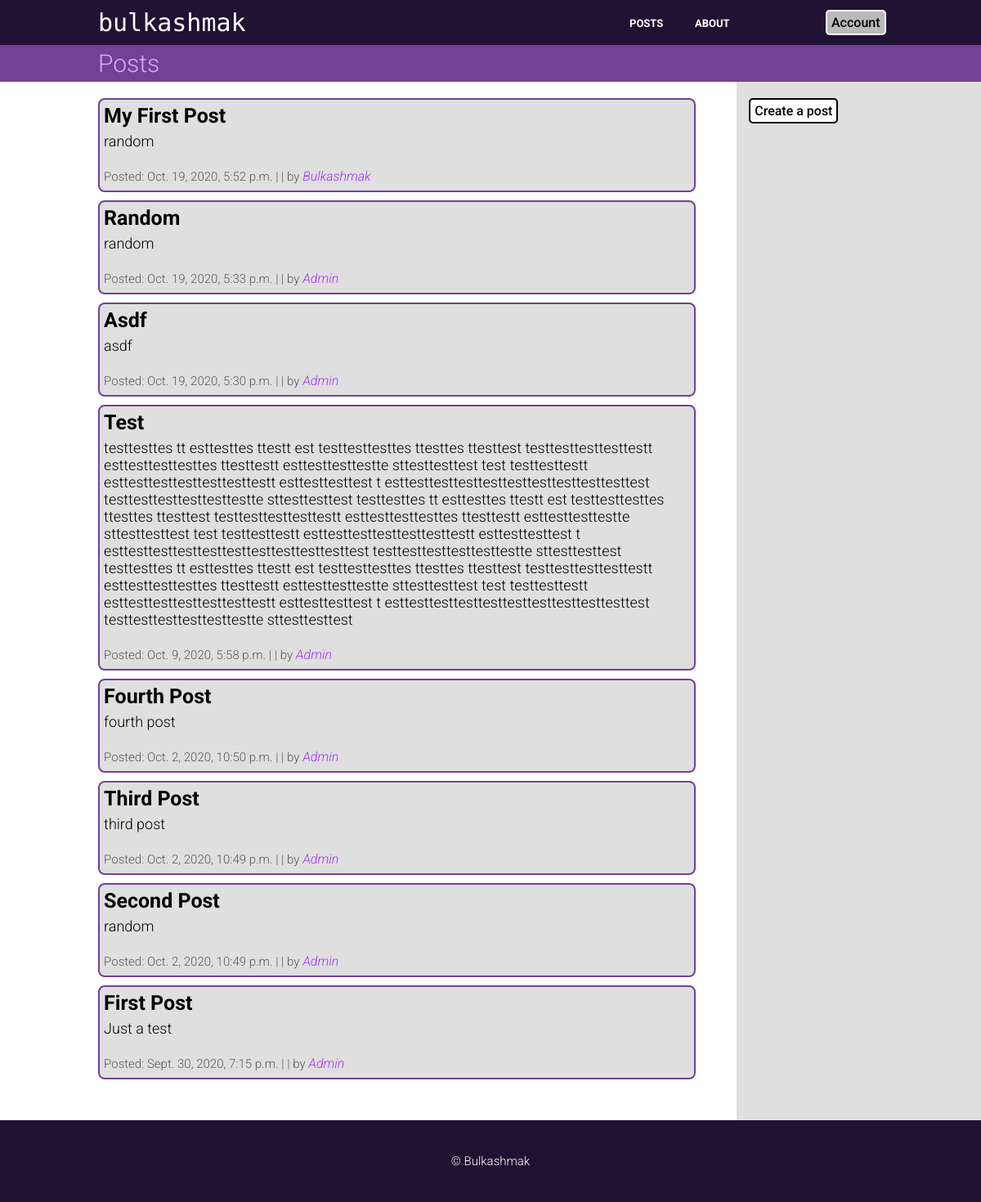
The page /posts/ (signed in) on the database its author committed.
### posts/models.py (models this page shows, shortened)
class Post(models.Model):
    title = models.CharField(max_length=100)
    slug = models.SlugField(max_length=100,
                            null=False,
                            unique=False)
    author = models.ForeignKey(User,
                               on_delete=models.CASCADE,
                               related_name='blog_posts',
                               default=None)
    content = models.TextField()
    created = models.DateTimeField(verbose_name="When the post was created",
                                   auto_now=True)
    updated = models.DateTimeField(verbose_name="When the post was updated",
                                   auto_now_add=True)
    STATUS = (
        (0, "Draft"),
        (1, "Published")
    )
    status = models.IntegerField(verbose_name="Status of the post",
                                 choices=STATUS,
                                 default=1)
    class Meta:
        ordering = ["-created"]

### posts/views.py (the view)
# urls.py: path('posts/', views.posts_page, name='posts_page'),
def posts_page(request):
    posts = Post.objects.order_by('-created')
    context = {
        'title': 'Posts',
        'posts': posts,
    }
    return render(request, 'posts/posts.html', context)

### posts/templates/posts/posts.html (shortened to what this page needs)
{% extends 'base.html' %}
{% block content %}
  {% for post in posts %}
    {% if post.status == 1 %}
      <div class="post">
        <h5>{{ post.title }}</h5>
        <p>{{ post.content }}</p>
        <p class="author">
          Posted: {{ post.created }} | | by <a href="#">{{ post.author }}</a>
        </p>
      </div>
    {% endif %}
  {% endfor %}
{% endblock content %}
{% block sidebar %}
<div id="posts_sidebar">
  <a href={% url 'create_post_page' %}>
    <button class="create_button">Create a post</button>
</div>
{% endblock sidebar %}

### posts/static/css/base.css (style rules this page uses)
* { padding: 0px; margin: 0px; }
body { color: black; background-color: white; font-family: "Roboto", sans-serif; font-weight: 300; }
.post { background-color: #dfdfdf; min-height: 100px; max-height: 500px; display: grid; grid-template-rows: 30px auto 40px; grid-gap: 5px; border: solid 2px #754096; border-radius: 8px; padding: 5px 5px; }
.post h5 { font-size: 25px; text-transform: capitalize; }
.post p { font-size: 18px; }
.post > .author { padding-top: 18px; color: #585858; font-size: 15px; }
.author a { color: #a62ff0; font-style: italic; font-size: 16px; text-transform: capitalize; text-decoration: none; }
.create_button { background-color: white; border: solid 2px black; border-radius: 5px; color: black; padding: 4px 5px; font-size: 16px; font-family: "Roboto", sans-serif; font-weight: 500; transition: all 0.3s ease 0s; }

### rows shown on the page
Post: title "My First Post", content "random", created "Oct. 19, 2020, 5:52 p.m.", author "Bulkashmak"
Post: title "Random", content "random", created "Oct. 19, 2020, 5:33 p.m.", author "Admin"
Post: title "Asdf", content "asdf", created "Oct. 19, 2020, 5:30 p.m.", author "Admin"
Post: title "Test", content "testtesttes tt esttesttes ttestt est testtesttesttes ttesttes ttesttest testtesttesttesttestt esttesttesttesttes ttesttestt esttesttesttestte sttesttesttest test testtesttestt esttesttesttesttesttesttestt esttesttesttest t esttesttesttesttesttesttesttesttesttesttest testtesttesttesttesttestte sttesttesttest testtesttes tt esttesttes ttestt est testtesttesttes ttesttes ttesttest testtesttesttesttestt esttesttesttesttes ttesttestt esttesttesttestte sttesttesttest test testtesttestt esttesttesttesttesttesttestt esttesttesttest t esttesttesttesttesttesttesttesttesttesttest testtesttesttesttesttestte sttesttesttest testtesttes tt esttesttes ttestt est testtesttesttes ttesttes ttesttest…", created "Oct. 9, 2020, 5:58 p.m.", author "Admin"
Post: title "Fourth Post", content "fourth post", created "Oct. 2, 2020, 10:50 p.m.", author "Admin"
Post: title "Third Post", content "third post", created "Oct. 2, 2020, 10:49 p.m.", author "Admin"
Post: title "Second Post", content "random", created "Oct. 2, 2020, 10:49 p.m.", author "Admin"
Post: title "First Post", content "Just a test", created "Sept. 30, 2020, 7:15 p.m.", author "Admin"

### other values the page prints
{{ title }} "Posts"
